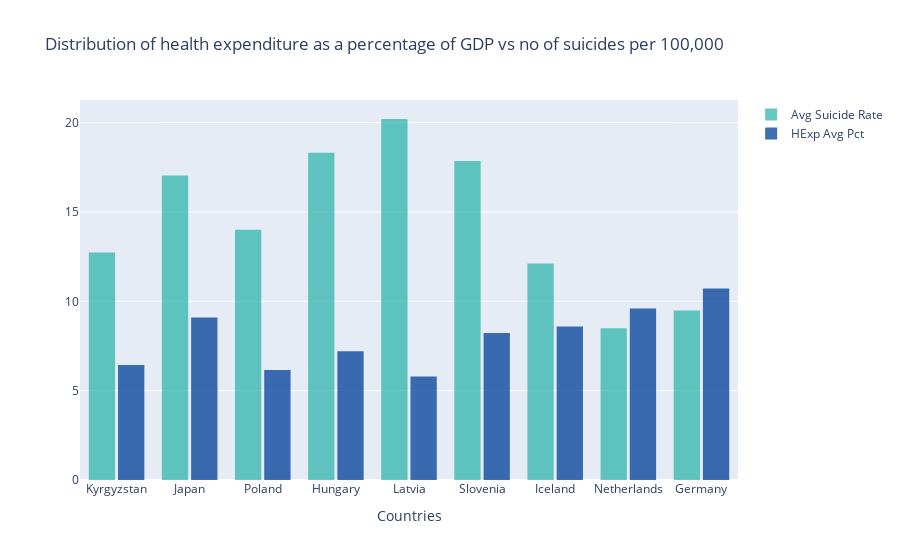

Notebook cell for this chart:
### Markdown cell above
The relationship between health expenditure as a % of GDP and the number of suicides per 100,000

### Code cell
fig3=go.Figure() #to check the distribution of health expenditure as a percentage of GDP vs no of suicides per 100,000
fig3.add_trace(go.Histogram(x=df['Country_Name'],y=df['Suicide_p100'],histfunc='avg',name='Avg Suicide Rate',marker_color='#32b6ad'))
fig3.add_trace(go.Histogram(x=df['Country_Name'],y=df['HExp_Pctage_Y'],histfunc='avg',name='HExp Avg Pct',marker_color='#003e96'))
fig3.update_layout(
    title_text='Distribution of health expenditure as a percentage of GDP vs no of suicides per 100,000', # title of plot
    xaxis_title_text='Countries', # xaxis label
    #yaxis_title_text='Index value', # yaxis label
    bargap=0.2, # gap between bars of adjacent location coordinates
    bargroupgap=0.1 # gap between bars of the same location coordinates
    )
fig3.update_traces(opacity=0.75)
fig3.show()

r, p = sp.stats.pearsonr(df['Suicide_p100'], df['HExp_Pctage_Y']) #scipy correlation calculated using pearson's r
print(r, p)

### Figure 1 — Plotly figure (JSON) as saved in the notebook; plotly's stock layout.template omitted (floating-point values rounded to 4 significant figures; data arrays with more than 128 entries replaced by an {"elided": "..."} marker saying what was removed)
{"data": [{"histfunc": "avg", "marker": {"color": "#32b6ad"}, "name": "Avg Suicide Rate", "opacity": 0.75, "type": "histogram", "x": {"elided": "180 str values"}, "y": {"elided": "180 float values"}}, {"histfunc": "avg", "marker": {"color": "#003e96"}, "name": "HExp Avg Pct", "opacity": 0.75, "type": "histogram", "x": {"elided": "180 str values"}, "y": {"elided": "180 float values"}}], "layout": {"bargap": 0.2, "bargroupgap": 0.1, "title": {"text": "Distribution of health expenditure as a percentage of GDP vs no of suicides per 100,000"}, "xaxis": {"title": {"text": "Countries"}}}}
